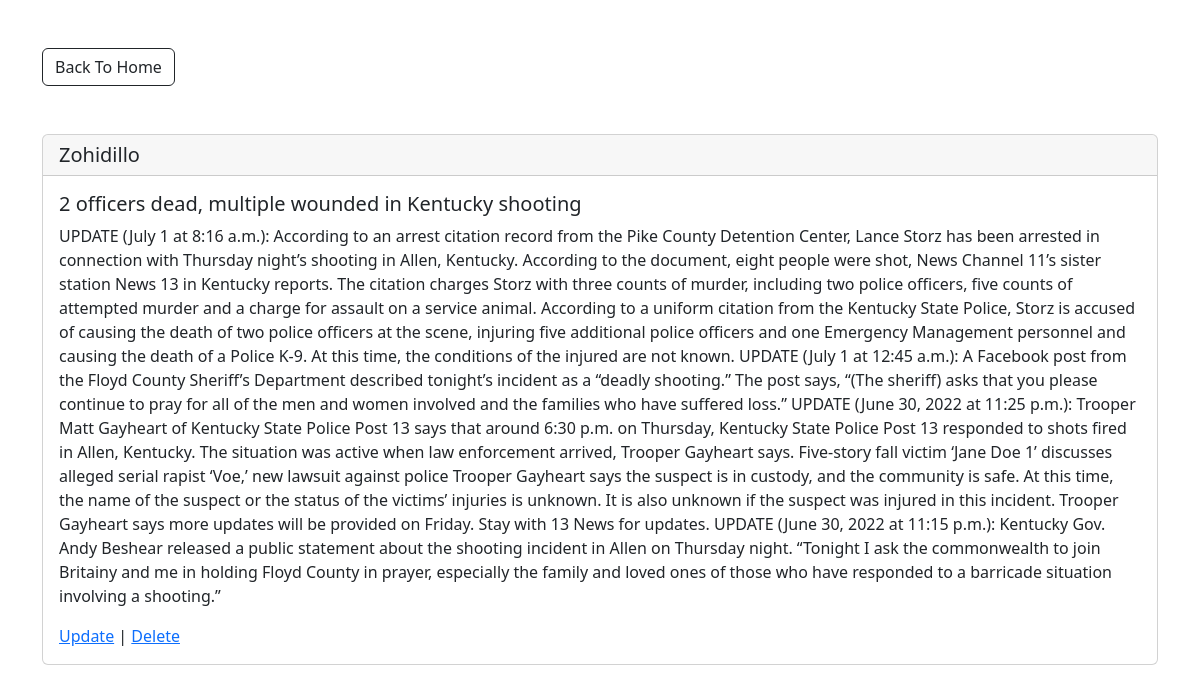
The app's page /one/2/ with its own data.
### blog/models.py (models this page shows, shortened)
class Blog(models.Model):
    author = models.ForeignKey(User, on_delete=models.SET_NULL, null=True)
    title = models.CharField(max_length=300) # input
    blog = models.TextField() #textarea
    add_time = models.DateTimeField(auto_now_add=True)

### blog/views.py (the view)
# urls.py: path("one/<pk>/", OneBlog.as_view(), name="OB"),
class OneBlog(DetailView):
    model = Blog
    template_name = "one.html"

### templates/one.html (shortened to what this page needs)
{% extends "base.html" %}
{% block content %}
    <a href="{% url 'blog:BV' %}" class="mt-5 btn btn-outline-dark">Back To Home</a>
    <div class="row mt-5">
        <div class="col-xxl-8 m-auto">
            <div class="card mb-3">
                <h5 class="card-header">{{ object.author.username }}</h5>
                <div class="card-body">
                    <h5 class="card-title">{{ object.title }}</h5>
                    <p class="card-text">{{ object.blog }}</p>
                    <a href="{% url 'blog:UB' pk=object.pk %}">Update</a> |
                    <a href="{% url 'blog:DB' pk=object.pk %}">Delete</a>
                </div>
            </div>
        </div>
    </div>
{% endblock content %}

### records on screen
Blog: author.username "Zohidillo", title "2 officers dead, multiple wounded in Kentucky shooting", blog "UPDATE (July 1 at 8:16 a.m.): According to an arrest citation record from the Pike County Detention Center, Lance Storz has been arrested in connection with Thursday night’s shooting in Allen, Kentucky. According to the document, eight people were shot, News Channel 11’s sister station News 13 in Kentucky reports. The citation charges Storz with three counts of murder, including two police officers, five counts of attempted murder and a charge for assault on a service animal. According to a uniform citation from the Kentucky State Police, Storz is accused of causing the death of two police officers at the scene, injuring five additional police officers and one Emergency Management personnel…"
